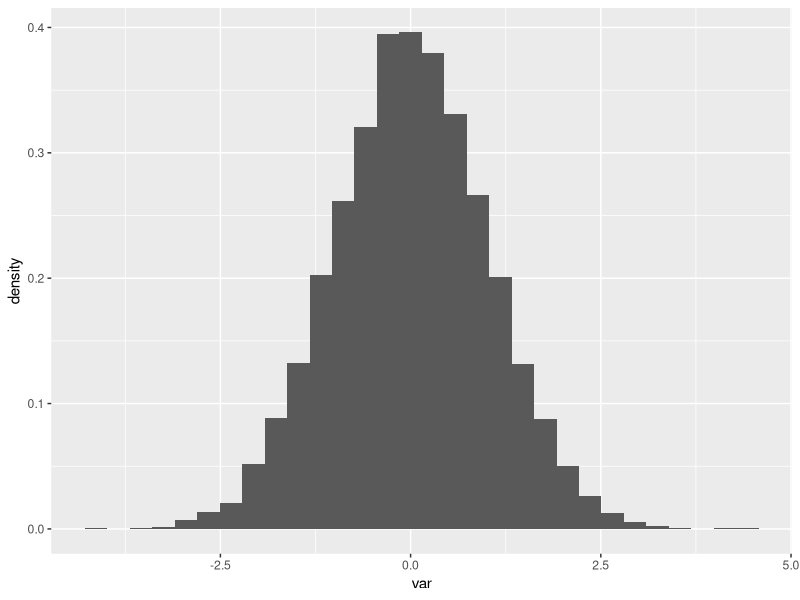
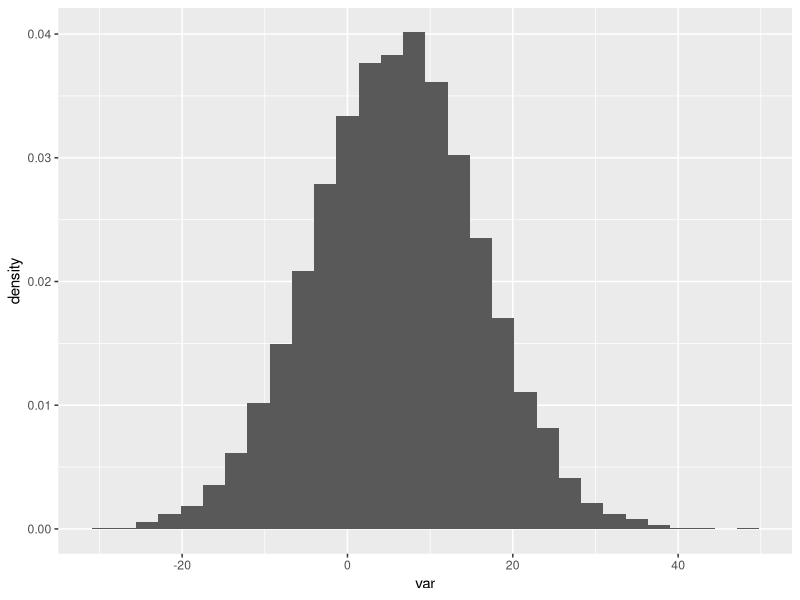
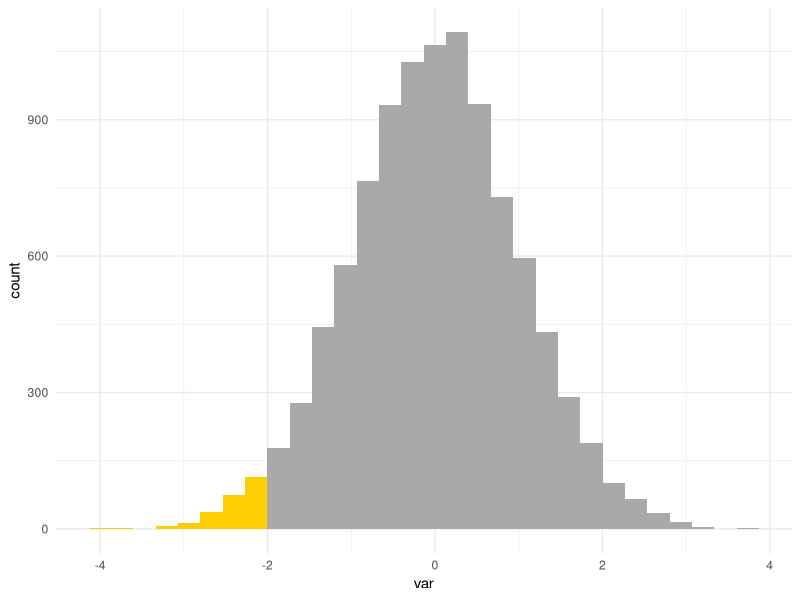
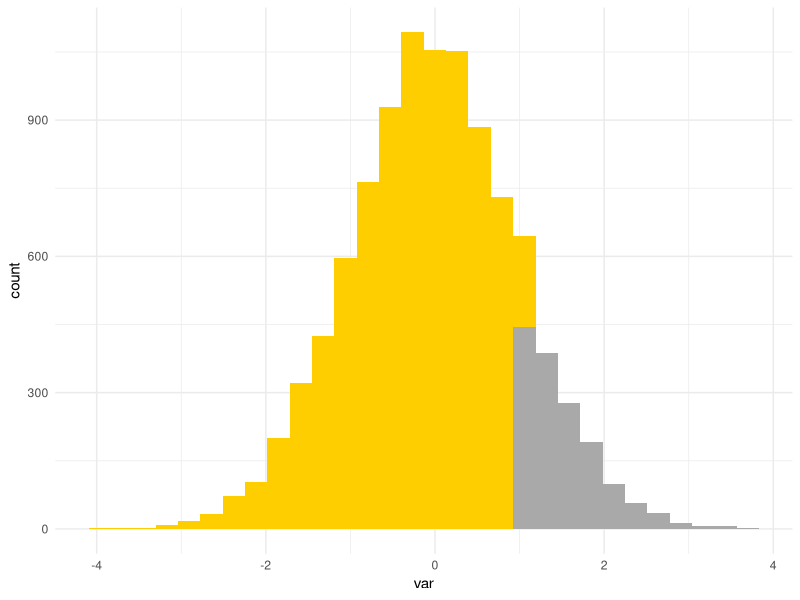
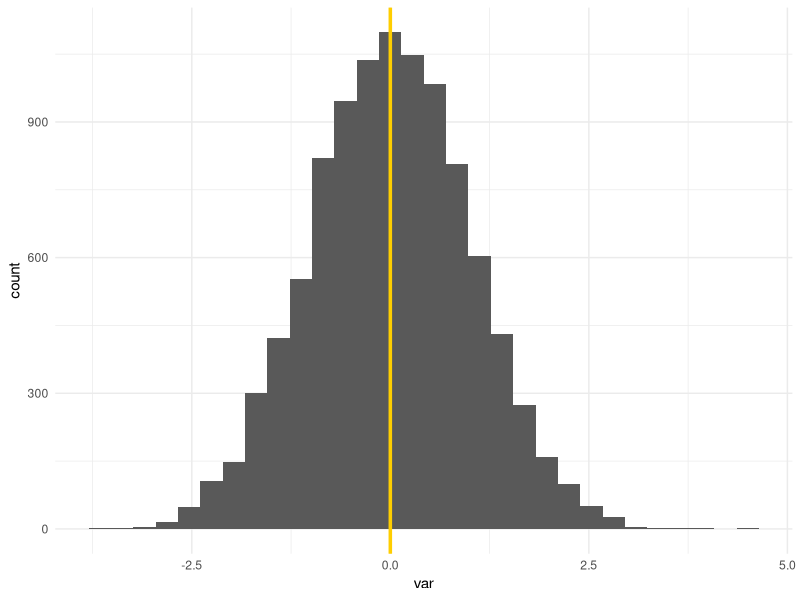
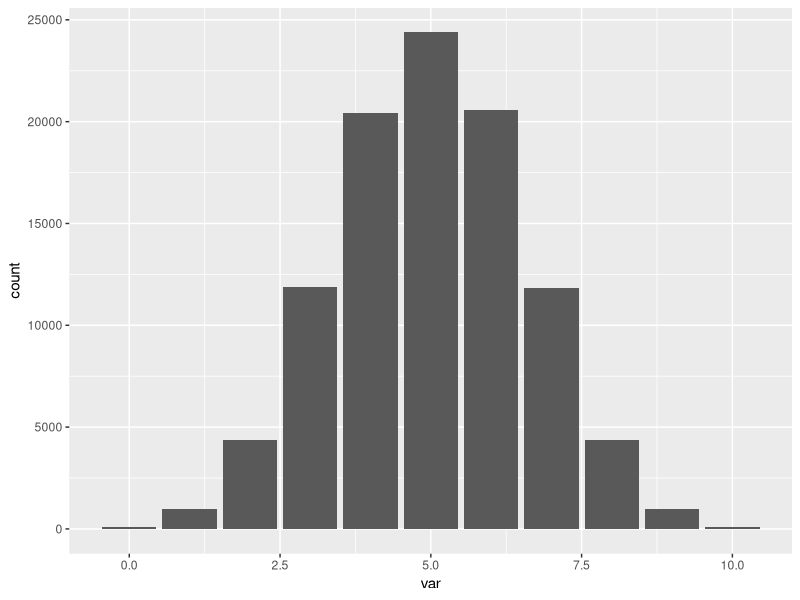
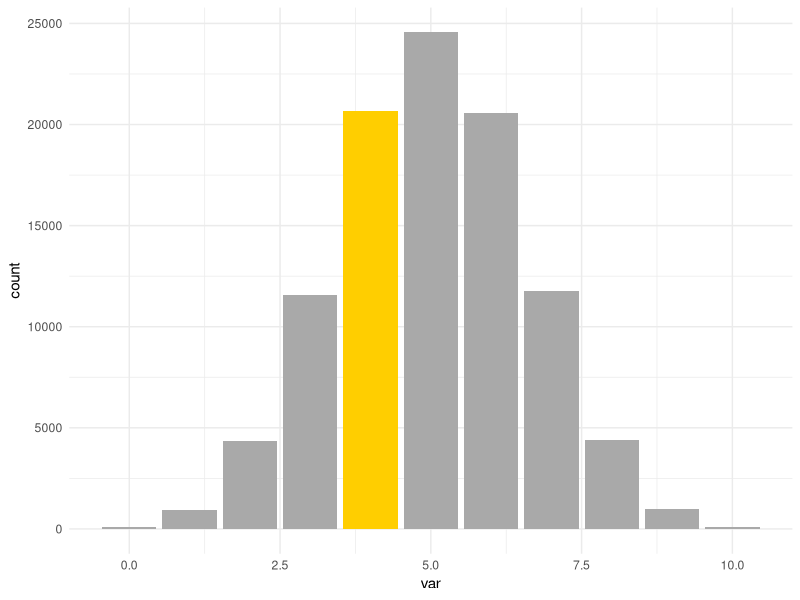

Generate these figures, in order, with R:
## ---- chunk 1
library(tidyverse)
## ---- chunk 2
rnorm(10000) %>%
  data.frame() %>%
  rename(var = 1) %>%
  ggplot() + 
  geom_histogram(aes(x = var, y = ..density..))
## ---- chunk 3
rnorm(10000, mean = 6, sd = 10) %>%
  data.frame() %>%
  rename(var = 1) %>%
  ggplot() + 
  geom_histogram(aes(x = var, y = ..density..))
## ---- chunk 4
pnorm(-2)
## ---- chunk 5
zscore <- -2

rnorm(10000) %>%
  data.frame() %>%
  rename(var = 1) %>%
  mutate(color = case_when(var <= zscore ~ "low",
                           TRUE ~ "regular")) %>%
  ggplot() + 
  geom_histogram(aes(x = var, fill = color, bins = 40)) +
  scale_fill_manual(values = c("low" = "#ffce00",
                                "regular" = "darkgrey")) +
  theme_minimal() + 
  guides(fill="none")
## ---- chunk 6
pnorm(1)
## ---- chunk 7
zscore <- 1

rnorm(10000) %>%
  data.frame() %>%
  rename(var = 1) %>%
  mutate(color = case_when(var <= zscore ~ "low",
                           TRUE ~ "regular")) %>%
  ggplot() + 
  geom_histogram(aes(x = var, fill = color, bins = 40)) +
  scale_fill_manual(values = c("low" = "#ffce00",
                                "regular" = "darkgrey")) +
  theme_minimal() + 
  guides(fill="none")
## ---- chunk 8
1 - pnorm(1)
pnorm(-1)
## ---- chunk 9
qnorm(0.025)
## ---- chunk 10
dnorm(0)
## ---- chunk 11
zscore <- 0

rnorm(10000) %>%
  data.frame() %>%
  rename(var = 1) %>%
  ggplot() + 
  geom_histogram(aes(x = var, bins = 40)) +
  geom_vline(aes(xintercept = zscore), 
             color = "#ffce00",
             size = 1.2) +
  theme_minimal() + 
  guides(fill="none")
## ---- chunk 12
rbinom(100000, 10, 0.5) %>%
  data.frame() %>%
  rename(var = 1) %>%
  ggplot() +
  geom_bar(aes(x = var))
## ---- chunk 13
dbinom(4, 10,  0.5)
## ---- chunk 14
rbinom(100000, 10, 0.5) %>%
  data.frame() %>%
  rename(var = 1) %>%
  mutate(color = case_when(var == 4 ~ "highlight",
                           TRUE ~ "none")) %>% 
  ggplot() +
  geom_bar(aes(x = var, fill = color)) + 
  scale_fill_manual(values = c("highlight" = "#ffce00",
                                "none" = "darkgrey")) +
  theme_minimal()  + 
  guides(fill="none")
